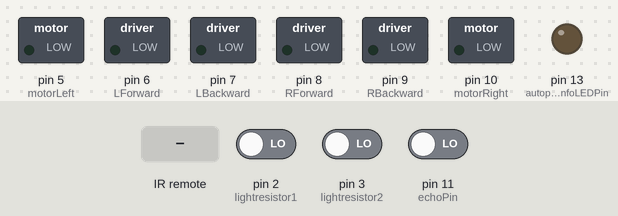
Bench run of a sketch on a simulated Arduino Uno, built with avr-gcc and run on an emulated ATmega328P. On the bench: switched loads named in the sketch (green lamp = pin HIGH), output pins drawn as LEDs (lit = HIGH). Inputs (shaded band) come from the test bench; at power-on: pin 2 (lightresistor1) LOW, pin 3 (lightresistor2) LOW, pin 11 (echoPin) LOW. Pins used as bus, display or sensor lines are not drawn.

Above: at 1.2 s.
1.3 s: infrared code 0xFF18E7 received
At 2.4 s:
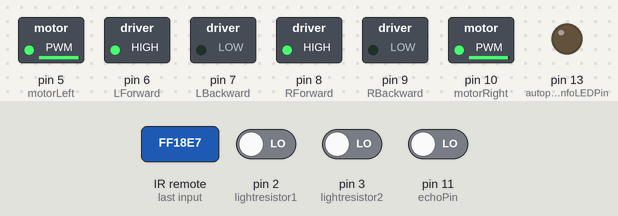
4.5 s: infrared code 0xFF4AB5 received
At 6.2 s:
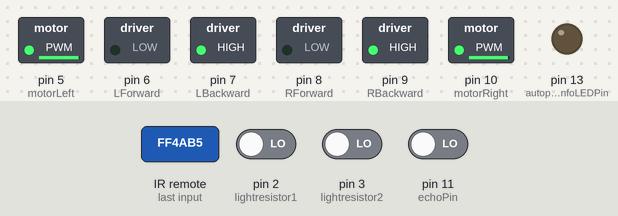
6.5 s: infrared code 0xFF10EF received
At 7.1 s:
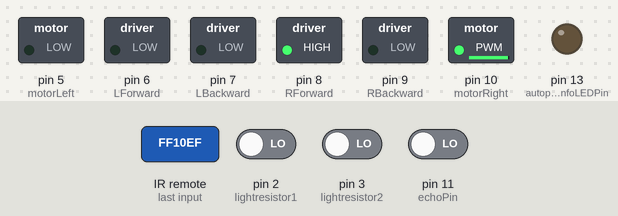
9.0 s: infrared code 0xFF5AA5 received
At 9.8 s:
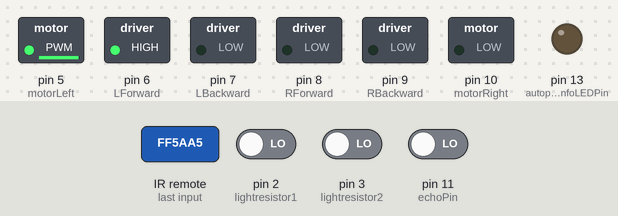
12.0 s: infrared code 0x1BC0157B received
At 13.7 s:
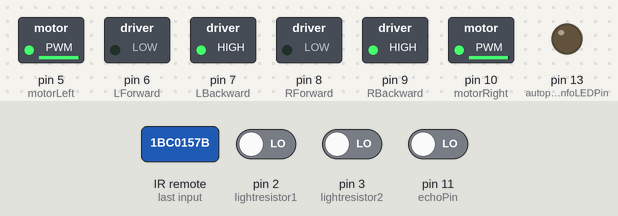
14.0 s: infrared code 0x3D9AE3F7 received
At 15.3 s:
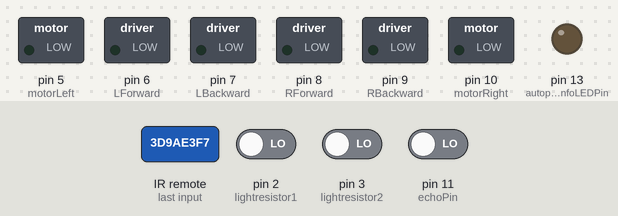
Timing chart, 0 to 17.0 s (numbered marks = the images above; inputs shaded):
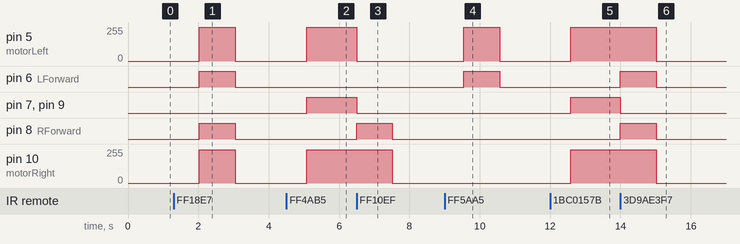

Measured:
- after the input at 1.3 s, pin 5 (motorLeft): 0/255 → 252/255 after 0.73 s, → 0/255 1.0 s later; pin 6 (LForward), pin 8 (RForward): LOW → HIGH after 0.73 s, → LOW 1.0 s later; pin 10 (motorRight): 0/255 → 248/255 after 0.73 s, → 0/255 1.0 s later
- after the input at 4.5 s, pin 5 (motorLeft): 0/255 → 252/255 after 0.58 s; pin 7 (LBackward), pin 9 (RBackward): LOW → HIGH after 0.58 s; pin 10 (motorRight): 0/255 → 248/255 after 0.58 s
- after the input at 6.5 s, pin 5 (motorLeft): 252/255 → 0/255 at once; pin 7 (LBackward), pin 9 (RBackward): HIGH → LOW at once; pin 8 (RForward): LOW → HIGH at once, → LOW 1.0 s later; pin 10 (motorRight): 248/255 → 0/255 after 1.0 s
- after the input at 9.0 s, pin 5 (motorLeft): 0/255 → 252/255 after 0.55 s, → 0/255 1.0 s later; pin 6 (LForward): LOW → HIGH after 0.55 s, → LOW 1.0 s later
- after the input at 12.0 s, pin 5 (motorLeft): 0/255 → 252/255 after 0.59 s; pin 7 (LBackward), pin 9 (RBackward): LOW → HIGH after 0.59 s; pin 10 (motorRight): 0/255 → 248/255 after 0.59 s
- after the input at 14.0 s, pin 5 (motorLeft): 252/255 → 0/255 after 1.0 s; pin 6 (LForward), pin 8 (RForward): LOW → HIGH at once, → LOW 1.0 s later; pin 7 (LBackward), pin 9 (RBackward): HIGH → LOW at once; pin 10 (motorRight): 248/255 → 0/255 after 1.0 s

The sketch:

SelfDrivingCar.ino
```cpp
/*
 * TODO:
 * #Comment InputControl
 * #Comment Code in MotorControl
 * #Comment Code in AutopilotControl
 */

#include <IRremote.h>

//change for debug output
#define DEBUG_OUT false
#define DEBUG_OUT_INPUT (false && DEBUG_OUT)
#define DEBUG_OUT_SENSOR (false && DEBUG_OUT)
#define DEBUG_OUT_TWEAK (false && DEBUG_OUT)

//numeric constant values
#define stopDistance 30

//define information for a LED to display the status of the autopilot
#define ENABLE_AUTOPILOT_INFO true
#define autopilotInfoLEDPin 13

//define pin for infrared sensor
#define recieverPin 4

//define codes for infrared sensor remote
#define forwardCode 0xFF18E7
#define forwardCode2 0x3D9AE3F7
#define backwardCode 0xFF4AB5
#define backwardCode2 0x1BC0157B
#define leftCode 0xFF10EF
#define leftCode2 0x8C22657B
#define rightCode 0xFF5AA5
#define rightCode2 0x449E79F
#define stopCode 0xFF38C7
#define stopCode2 0x488F3CBB
#define autopilotCode 0xFFA25D
#define autopilotCode2 0xE318261B
#define sameCode 0xFFFFFFFF

//define pins for ultrasonic sensor
#define triggerPin 12
#define echoPin 11

//defien motor pins from 5 - 10
#define motorLeft 5
#define motorRight 10
#define LForward 6
#define LBackward 7
#define RForward 8
#define RBackward 9

#define lightresistor1 2 //LEFT
#define lightresistor2 3 //RIGHT

boolean autopilot = false;
IRrecv IRreciever(recieverPin);
decode_results results;

boolean driveBackwards = false;
int motorSpeedLeft = 252;  //144
int motorSpeedRight = 248 ; //126

boolean dontCount = false;

volatile int count1 = 0;
volatile int count2 = 0;

void setup() {
  #if DEBUG_OUT
    Serial.begin(38400);
  #endif

  for(int i = 5; i <= 10; i++){
    pinMode(i, OUTPUT);
  }

  pinMode(triggerPin, OUTPUT);
  pinMode(echoPin, INPUT);

  attachInterrupt(digitalPinToInterrupt(lightresistor1), ISR_Lichtschranke1, RISING);
  attachInterrupt(digitalPinToInterrupt(lightresistor2), ISR_Lichtschranke2, RISING);

  IRreciever.enableIRIn();

  #if ENABLE_AUTOPILOT_INFO
    pinMode(autopilotInfoLEDPin, OUTPUT);
  #endif
}

void loop(){
  evaluateSensor();

  //tweakValues();

  evaluateInput();
}

//========================================================================================

void outputTweakingValues(){
  if(millis() % 1000 < 50){
    Serial.print("Left: ");
    Serial.print(count1);
    Serial.print("rot ");
    Serial.print(motorSpeedLeft);
    Serial.print(" speed units | Right: ");
    Serial.print(count2);
    Serial.print("rot ");
    Serial.print(motorSpeedRight);
    Serial.println(" speed units");
  }
}

void evaluateSensor(){
  if(driveBackwards){
    return;
  }

  if(frontBlocked()){
    stopDriving();

    AP_turn();
  } else {
    AP_drive();
  }
}

void tweakValues(){
  #if DEBUG_OUT_TWEAK
    outputTweakingValues();
  #endif
  if(count1 + 5 > count2 && count1 - 5 < count2){
    if(count1 > 100){
      count1 = 0;
      count2 = 0;
    }
    return;
  } else {
    //Tweak Values
    if(count1 == count2){
      return;
    }
    //if left wheel turns faster than right wheel
    if(count1 > count2){
      if(motorSpeedRight != 255){
        motorSpeedRight++;
      } else {
        motorSpeedLeft--;
      }

    //if right wheel turns faster than left wheel
    } else {
      if(motorSpeedLeft != 255){
        motorSpeedLeft++;
      } else {
        motorSpeedRight--;
      }
    }

    count1 = 0;
    count2 = 0;
  }
}

void evaluateInput() {
  if(IRreciever.decode(&results)){
    #if DEBUG_OUT
      Serial.println(results.value, HEX);
    #endif
    decodeAction(results.value);
    IRreciever.resume();
  }
}
```

AutopilotControl.ino
```cpp
void AP_drive(){
  if(!autopilot){
    return;
  }

  driveForward();
}

void AP_turn(){
  if(!autopilot){
    return;
  }

  turnRight();
}
```

InputControl.ino
```cpp
//used to store the last recieved code
unsigned long lastCode;

/*
 * MISSING
 */
void decodeAction(unsigned long value){
  //check for same code (default: 0xFFFFFFFF)
  if(value == sameCode){
    #if DEBUG_OUT_INPUT
      Serial.println("Recieved same code");
    #endif
    decodeAction(lastCode);
    return;
  //check for autopilot enable/disable code
  }else if(value == autopilotCode || value == autopilotCode2){
    autopilot = !autopilot;
    if(!autopilot){
      stopDriving();
    }
    #if ENABLE_AUTOPILOT_INFO
      if(autopilot){
        digitalWrite(autopilotInfoLEDPin, HIGH);
      }else{
        digitalWrite(autopilotInfoLEDPin, LOW);
      }
    #endif
    #if DEBUG_OUT_INPUT
      Serial.print("Set autopilot to: ");
      Serial.println(autopilot);
    #endif
  //check for forward code
  }else if(value == forwardCode || value == forwardCode2){
    #if DEBUG_OUT_INPUT
      Serial.println("Forward");
    #endif
    driveBackwards = false;
    driveForward();
  //check for stop code
  }else if(value == stopCode || value == stopCode2){
    #if DEBUG_OUT_INPUT
      Serial.println("Stop");
    #endif
    driveBackwards = false;
    stopDriving();
  //check for left code
  }else if(value == leftCode || value == leftCode2){
    #if DEBUG_OUT_INPUT
      Serial.println("Left");
    #endif
    driveBackwards = false;
    turnLeft();
  //check for right code
  }else if(value == rightCode || value == rightCode2){
    #if DEBUG_OUT_INPUT
      Serial.println("Right");
    #endif
    driveBackwards = false;
    turnRight();
  //check for backward code
  }else if(value == backwardCode || value == backwardCode2){
    #if DEBUG_OUT_INPUT
      Serial.println("Backward");
    #endif
    driveBackwards = true;
    driveBackward();
  }
  //set last code to current code value
  lastCode = value;
  #if DEBUG_OUT_INPUT
    Serial.print("Set last code: ");
    Serial.println(lastCode, HEX);
  #endif
}
```

MotorControl.ino
```cpp
void stopDriving(){
  dontCount = true;
  digitalWrite(LForward, LOW);
  digitalWrite(LBackward, LOW);
  digitalWrite(RForward, LOW);
  digitalWrite(RBackward, LOW);

  analogWrite(motorLeft, 0);
  analogWrite(motorRight, 0);
}

void driveForward(){
  dontCount = false;
  digitalWrite(LForward, HIGH);
  digitalWrite(LBackward, LOW);
  digitalWrite(RForward, HIGH);
  digitalWrite(RBackward, LOW);

  analogWrite(motorLeft, motorSpeedLeft);
  analogWrite(motorRight, motorSpeedRight);
}

void turnRight(){
  dontCount = true;
  digitalWrite(LForward, HIGH);
  digitalWrite(LBackward, LOW);
  digitalWrite(RForward, LOW);
  digitalWrite(RBackward, LOW);

  analogWrite(motorLeft, motorSpeedLeft);
  analogWrite(motorRight, 0);
}

void turnLeft(){
  dontCount = true;
  digitalWrite(LForward, LOW);
  digitalWrite(LBackward, LOW);
  digitalWrite(RForward, HIGH);
  digitalWrite(RBackward, LOW);

  analogWrite(motorLeft, 0);
  analogWrite(motorRight, motorSpeedRight);
}

void driveBackward(){
  dontCount = false;
  digitalWrite(LForward, LOW);
  digitalWrite(LBackward, HIGH);
  digitalWrite(RForward, LOW);
  digitalWrite(RBackward, HIGH);

  analogWrite(motorLeft, motorSpeedLeft);
  analogWrite(motorRight, motorSpeedRight);
}
```

SensorControl.ino
```cpp
/* Checks if the distance between front ultrasonic sensor and the next obstacle
 * Returns true if the messured distance is lower than the predefind value 'stopDistance'
*/
boolean frontBlocked(){
  digitalWrite(triggerPin, LOW);
  delay(5);
  digitalWrite(triggerPin, HIGH);
  delay(10);
  digitalWrite(triggerPin, LOW);
  long responseTime = pulseIn(echoPin, HIGH);
  long distance = (responseTime/2) * 0.03432;
  #if DEBUG_OUT_SENSOR
    Serial.print("Front distance: ");
    Serial.print(distance);
    Serial.print(" cm ; Distance to stop: ");
    Serial.print(stopDistance);
    Serial.println(" cm");
  #endif
  return distance < stopDistance;
}

void ISR_Lichtschranke1(){
  if(dontCount){
    return;
  }
  count1++;
}

void ISR_Lichtschranke2(){
  if(dontCount){
    return;
  }
  count2++;
}
```
